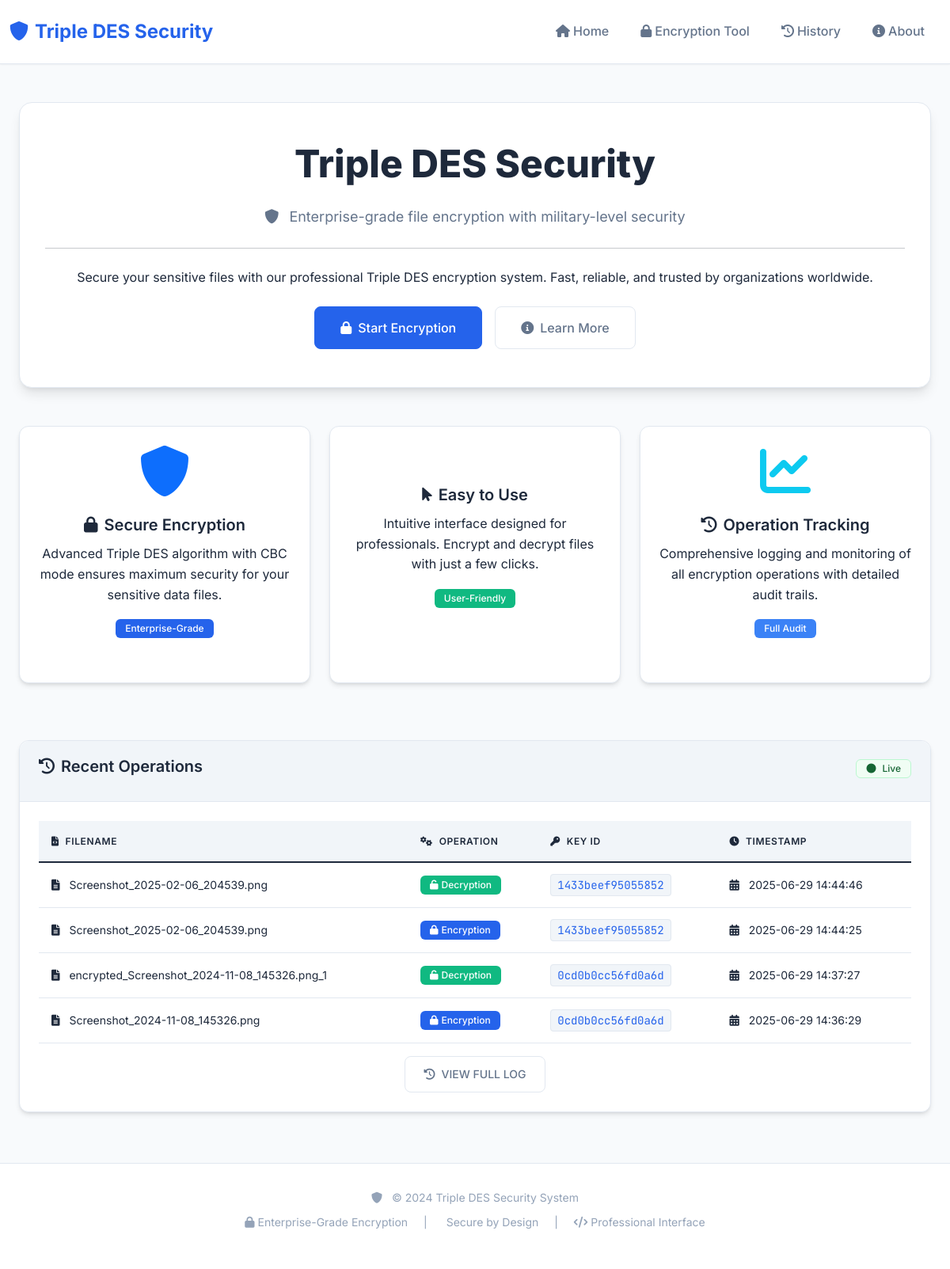
Before: / with the older database file.
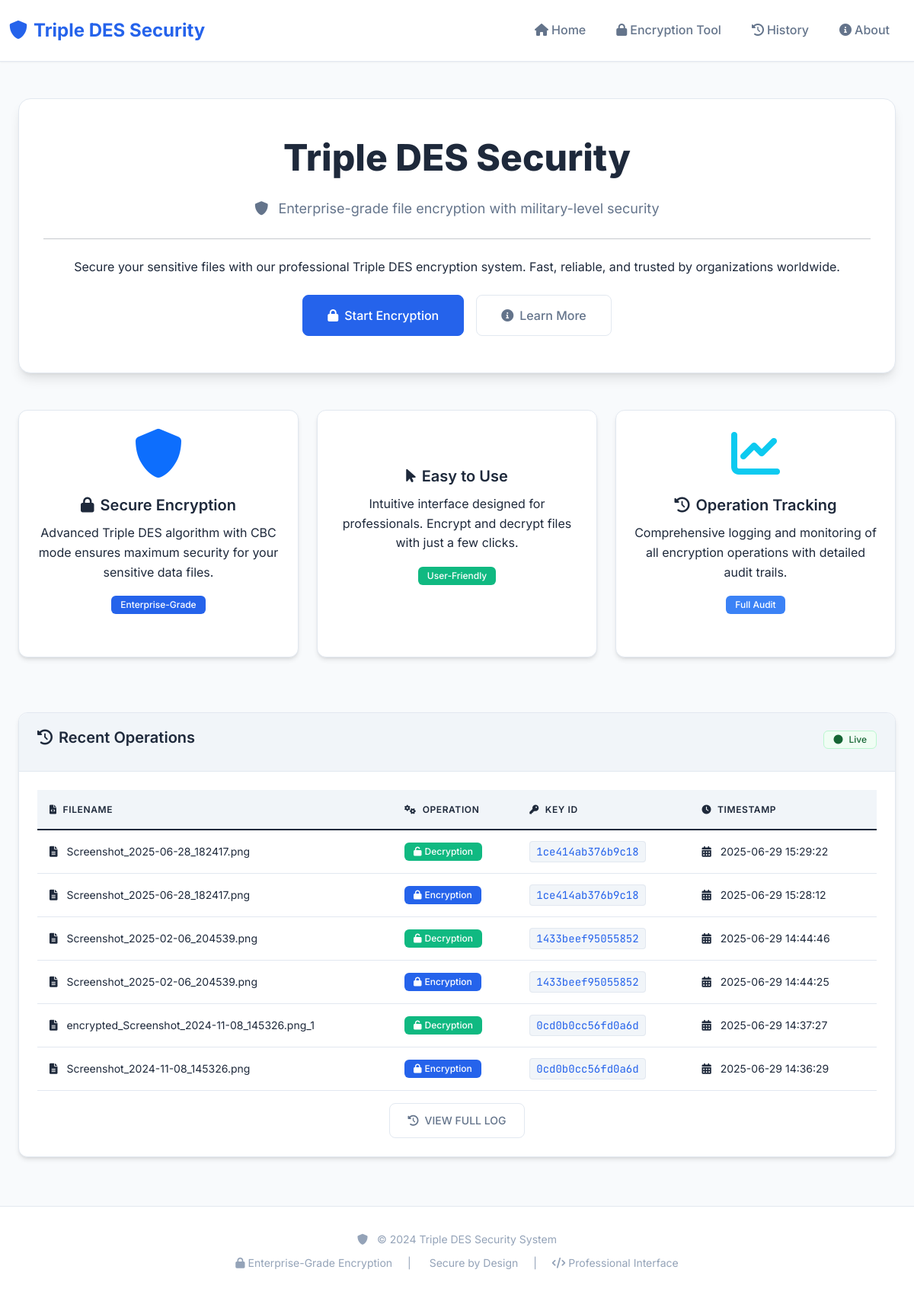
After: the same page with the newer database file.
### tables this page shows
CREATE TABLE encryption_history (
            id INTEGER PRIMARY KEY AUTOINCREMENT,
            filename TEXT NOT NULL,
            key_id TEXT NOT NULL,
            operation_type TEXT NOT NULL,
            timestamp DATETIME DEFAULT CURRENT_TIMESTAMP
        );

### src/app.py (the view)
@app.route('/')
def index():
    history = get_history()
    return render_template('index.html', history=history)

### src/app.py (called while the page is built)
def get_history():
    conn = sqlite3.connect(DB_PATH)
    conn.row_factory = sqlite3.Row
    c = conn.cursor()
    c.execute('SELECT * FROM encryption_history ORDER BY timestamp DESC LIMIT 10')
    history = c.fetchall()
    conn.close()
    return history

### templates/index.html (shortened to what the changed rows need)
{% extends "base.html" %}
{% block content %}
<div class="container mt-5">
    <div class="jumbotron text-center mb-5">
        <h1 class="display-4 mb-4">
            Triple DES Security
        </h1>
    </div>
    <div class="card mt-5">
        <div class="card-body">
            {% if history %}
                <div class="table-responsive">
                    <table class="table table-hover">
                        <thead>
                            <tr>
                                <th><i class="fas fa-file-code me-2"></i>FILENAME</th>
                                <th><i class="fas fa-cogs me-2"></i>OPERATION</th>
                                <th><i class="fas fa-key me-2"></i>KEY ID</th>
                                <th><i class="fas fa-clock me-2"></i>TIMESTAMP</th>
                            </tr>
                        </thead>
                        <tbody>
                            {% for entry in history %}
                            <tr class="interactive-hover">
                                <td>
                                    <i class="fas fa-file-alt me-2" style="color: var(--primary-neon);"></i>
                                    <span class="text-glow">{{ entry.filename }}</span>
                                </td>
                                <td>
                                    {% if entry.operation_type == 'Encryption' %}
                                        <span class="badge bg-primary">
                                            <i class="fas fa-lock me-1"></i>{{ entry.operation_type }}
                                        </span>
                                    {% else %}
                                        <span class="badge bg-success">
                                            <i class="fas fa-unlock me-1"></i>{{ entry.operation_type }}
                                        </span>
                                    {% endif %}
                                </td>
                                <td>
                                    <code class="text-glow">{{ entry.key_id }}</code>
                                </td>
                                <td>
                                    <i class="fas fa-calendar-alt me-2" style="color: var(--secondary-neon);"></i>
                                    {{ entry.timestamp }}
                                </td>
                            </tr>
                            {% endfor %}
                        </tbody>
                    </table>
                </div>
            {% endif %}
        </div>
    </div>
</div>
{% endblock %}

Changed rows visible on the page:
added encryption_history: filename "Screenshot_2025-06-28_182417.png", operation_type "Decryption", key_id "1ce414ab376b9c18", timestamp "2025-06-29 15:29:22"
added encryption_history: filename "Screenshot_2025-06-28_182417.png", operation_type "Encryption", key_id "1ce414ab376b9c18", timestamp "2025-06-29 15:28:12"
